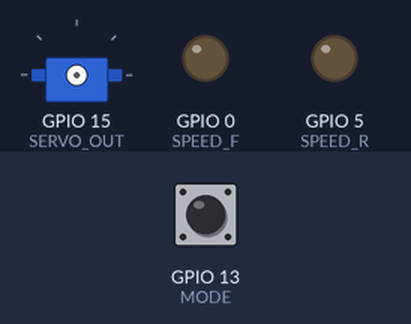
Simulated run of this sketch. Board: ESP8266 (NodeMCU). Parts: servo, output pins drawn as LEDs (lit = HIGH). Inputs (shaded band) come from the test bench; at power-on: GPIO 13 (MODE) LOW. WiFi joins after 1.5 s; servers stay silent unless stated; what the sketch prints to the serial monitor is not drawn.

Above: at 0.1 s.
At 1.6 s:
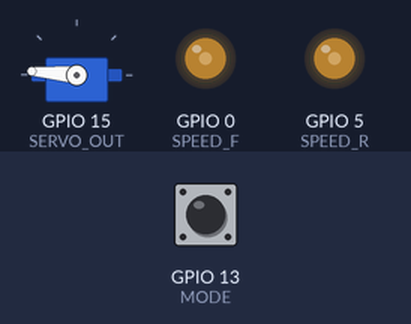
At 2.6 s:
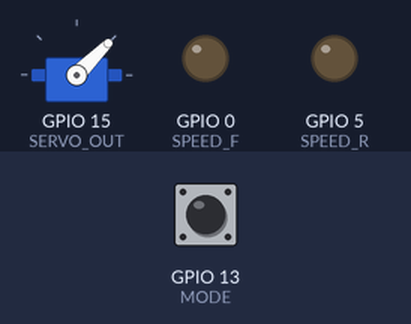
At 3.6 s:
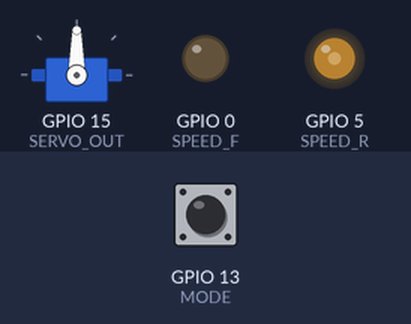
At 4.6 s:
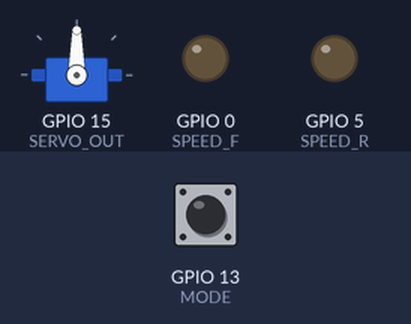
Timing chart, 0 to 6.1 s (numbered marks = the images above):
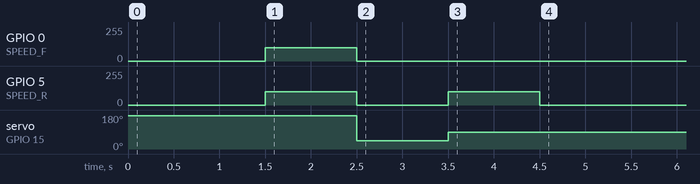

The sketch:

udpboard2.ino
```cpp
#include <Servo.h>
#include <Wire.h>
//#include <WebSockets2_Generic.h>
#include <ESP8266WiFi.h>
#include <WiFiUdp.h>

const char * ssid_softAP = "ESPap";
const char * password_softAP = "thereisnospoon";

IPAddress staticIP(192,168,4,123);
IPAddress gateway(192,168,4,109);
IPAddress subnet(255,255,255,0);


//Output values
const byte SPEED_R = 5; //, frem
const byte SPEED_F = 0; //, bak
const byte SERVO_OUT = 15; //D4, Rorudlæget til styremaskinen, flyttet fra
const int RORBEGRAENSNING = 30;
const unsigned long TIMEOUT = 20000; //20,0ms

//Input values
const byte ROR_AUTO = 4; //D2
const byte ROR_MAN = 14; //D5
const byte FART = 12; //D6
const byte MODE = 13; //D7
// bool fjernbetjeningFlag = false;
// int rorUdlaeg = 90; //default val
bool autoMode = false; //default val
uint32_t t1;
int udl=90;
int marshSpeed = 210;
unsigned long timeout=20;
Servo servo1;
float mean = 90;
bool RADIO = true;

unsigned int localUdpPort = 4110;  // local port to listen on - SKIB1
// unsigned int localUdpPort = 4210;  // local port to listen on - SKIB2
// unsigned int localUdpPort = 4310;  // local port to listen on - SKIB3
// unsigned int localUdpPort = 4410;  // local port to listen on - SKIB4
int incomingPacketLength = 40;
char incomingPacket[40];  // buffer for incoming packets


/* initialiserer moduler */
WiFiUDP Udp;

void setup(){
    // int * test_ptr = new int(42); //Opretter en pointer til en int = 42 på heapen
    // delete test_ptr; //deallokerer pointeren manulelt
    Serial.begin(115200);
    while (!Serial) { ;}

    Serial.println("Starter");

    //nyt
    Serial.printf("Connecting to %s ", ssid_softAP);
    WiFi.config(staticIP, gateway, subnet);
    WiFi.begin(ssid_softAP, password_softAP);

    while (WiFi.status() != WL_CONNECTED)
    {
        delay(500);
        Serial.print(".");
    }
    Serial.println(" connected");

    Udp.begin(localUdpPort);//lytter på port 4210

    // bool conn = initConnectToWifi();
    // Serial.print("connected to Wifi: ");
    // Serial.println(conn);
    //nyt slut

    // client.onMessage(onMessageCallback);
	// client.onEvent(onEventsCallback);

    // if(true){

    //     while(!client.connect("ws://192.168.4.1:8000/ws")){
    //    // while(!client.connect("192.168.137.176",8000,"/ws")){

    //         // client.connect("192.168.137.176",8000,"/ws");
    //         Serial.println("Try to upgrade");
    //         delay(500);
    //     // clientPC.connect("192.168.137.1", 8000, "/ws3");
    //     };

    // }

    // delay(25000);// venter 25 sek ter til vi har kontakt til serielporten

    // pinMode(ROR_AUTO, INPUT);
    pinMode(ROR_MAN, INPUT);
    pinMode(FART, INPUT);
    pinMode(MODE, INPUT);

    servo1.attach(SERVO_OUT);
    analogWrite(SPEED_F,100);
    analogWrite(SPEED_R,100);
    servo1.write(175);
    delay(1000);
    analogWrite(SPEED_F,0);
    analogWrite(SPEED_R,0);
    servo1.write(45);
    delay(1000);
     analogWrite(SPEED_F,0);
    analogWrite(SPEED_R,100);
    servo1.write(90);
    delay(1000);
    analogWrite(SPEED_F,0);
    analogWrite(SPEED_R,0);
}

void loop(){

    int packetSize = Udp.parsePacket();
    if (packetSize)
    {
        // receive incoming UDP packets

        int len = Udp.read(incomingPacket, incomingPacketLength);

        if (len > 0)
        {
        incomingPacket[len] = '\0';
        }
        // Serial.printf("UDP packet contents: %s, %d\n", incomingPacket,len);

        // udl = process(incomingPacket, len);
        process(incomingPacket, len);
        // // send back a reply, to the IP address and port we got the packet from
        // Udp.beginPacket(Udp.remoteIP(), Udp.remotePort());
        // Udp.write(replyPacket);
        // Udp.endPacket();
    }


	if(!sleep(50)){//opdaterer hvert 50 ms - kører hvert loop
    if(RADIO){
        timeout = pulseIn(MODE,HIGH,TIMEOUT);
    }//venter TIMEOUT = 20000 microseconds =20 ms to wait for the pulse to be completed: the function returns 0 if no complete pulse was received within the timeout
    // Serial.print("------------------------------------------------------------------------>");
        // Serial.print("timeout: ");
        // Serial.println(timeout);
        // Serial.print(udl);
        // Serial.print(" , ");
        // Serial.print(map(pulseIn(ROR_MAN,HIGH),955,2040,45,135));
        // Serial.print(" , ");
        // Serial.print(map(pulseIn(FART,HIGH),1002,2004,-200,200));
        // Serial.print(" , ");
        // Serial.println(pulseIn(MODE,HIGH)>1500);

        if(timeout < 10 ){// ikke tændt for fjernbetjening, da der ikke er registreret en pulseIn fra fjernbetjeningen
            //udl = pulseIn(ROR_AUTO,HIGH)/10 + 45 ;


                // Serial.println(udl);
                // client.send(String(udl,1));
                // servo1.write(udl-15);

        }else if(timeout > 1500){// auto mode - da pulseIn(MODE HIGH)= ca. 2000 micro sek = ca. 2 ms (the length of the pulse (in microseconds) or 0 if no pulse is completed before the timeout)
                // udl = pulseIn(ROR_AUTO,HIGH)/10 + 45;//input fra ROR_AUTO pin
                // Serial.print(" ##############################, ");
                // Serial.println(udl);
                servo1.write(udl);
                if(marshSpeed>0){
                    analogWrite(SPEED_F,marshSpeed);//marsh hast
                    analogWrite(SPEED_R,0);//marsh hast
                }else {
                    analogWrite(SPEED_F,0);//marsh hast
                    analogWrite(SPEED_R,-marshSpeed);//marsh hast
                }

        }else if(timeout < 1500){//manuel mode

            float k = map(pulseIn(ROR_MAN,HIGH),955,2040,45,135);
            float s = map(pulseIn(FART,HIGH),1000,2000,-250,250);
            // Serial.print(" ****************************, ");
            // Serial.println(k);
            mean = 0.7*mean + 0.3*k;

            servo1.write(mean-15);
            if (s<40){
                analogWrite(SPEED_F,-s);
                analogWrite(SPEED_R,0);
            }else if(s>40){
                analogWrite(SPEED_R,s);
                analogWrite(SPEED_F,0);
            }else{
                analogWrite(SPEED_R,0);
                analogWrite(SPEED_F,0);
            }
        }
    }
}

bool sleep(int t){

    uint32_t t0 = millis(); //opdaterer timer ved nyt tik
    if (t0 - t1 <t) {
        return true;
    }
    t1 = t0;//opdaterer closure
    return false;
}

void process(char *dat, int len)
{
    char nr = dat[0];
	int startBit = 1;
    switch (nr)
		{
		case 'a':
	        udl = atoi(&dat[startBit]);
            break;
        case 'b':
	        marshSpeed = atoi(&dat[startBit]);
            break;

        }

	// Serial.printf("process linje 212 %f %i \n", intVal, len);

// return intVal;
}
```
